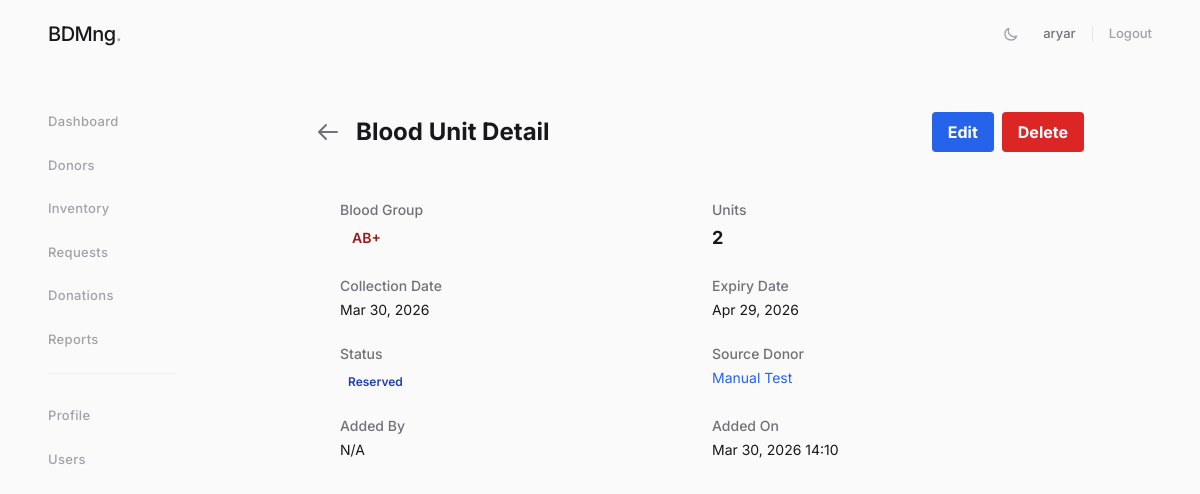
/inventory/1/ (signed in), run on the app's committed database.
### apps/inventory/models.py (models this page shows, shortened)
class BloodUnit(models.Model):
    STATUS_CHOICES = [('available', 'Available'), ('reserved', 'Reserved'),
                      ('used', 'Used'), ('expired', 'Expired'), ('discarded', 'Discarded')]
    BLOOD_GROUP_CHOICES = [
        ('A+', 'A+'), ('A-', 'A-'),
        ('B+', 'B+'), ('B-', 'B-'),
        ('AB+', 'AB+'), ('AB-', 'AB-'),
        ('O+', 'O+'), ('O-', 'O-'),
    ]
    blood_group      = models.CharField(max_length=3, choices=BLOOD_GROUP_CHOICES)
    units            = models.PositiveIntegerField()
    collection_date  = models.DateField()
    expiry_date      = models.DateField()
    source_donor     = models.ForeignKey('donors.Donor', null=True, blank=True,
                                          on_delete=models.SET_NULL, related_name='units')
    status           = models.CharField(max_length=10, choices=STATUS_CHOICES, default='available')
    added_by         = models.ForeignKey(settings.AUTH_USER_MODEL, on_delete=models.SET_NULL, null=True)
    created_at       = models.DateTimeField(auto_now_add=True)
    class Meta:
        ordering = ['expiry_date']
    @property
    def is_expired(self):
        return date.today() >= self.expiry_date
    @property
    def days_to_expiry(self):
        return (self.expiry_date - date.today()).days

### apps/donors/models.py (models this page shows, shortened)
class Donor(models.Model):
    BLOOD_GROUP_CHOICES = [
        ('A+', 'A+'), ('A-', 'A-'),
        ('B+', 'B+'), ('B-', 'B-'),
        ('AB+', 'AB+'), ('AB-', 'AB-'),
        ('O+', 'O+'), ('O-', 'O-'),
    ]
    GENDER_CHOICES = [('M', 'Male'), ('F', 'Female'), ('O', 'Other')]
    STATUS_CHOICES = [('active', 'Active'), ('inactive', 'Inactive'), ('deferred', 'Deferred')]
    full_name        = models.CharField(max_length=200)
    date_of_birth    = models.DateField()
    gender           = models.CharField(max_length=1, choices=GENDER_CHOICES)
    blood_group      = models.CharField(max_length=3, choices=BLOOD_GROUP_CHOICES)
    phone            = models.CharField(max_length=15, unique=True)
    email            = models.EmailField(blank=True)
    address          = models.TextField(blank=True)
    medical_history  = models.TextField(blank=True)
    status           = models.CharField(max_length=10, choices=STATUS_CHOICES, default='active')
    created_at       = models.DateTimeField(auto_now_add=True)
    last_donation    = models.DateField(null=True, blank=True)
    class Meta:
        ordering = ['-created_at']

### apps/inventory/views.py (the view)
# urls.py: path('<int:pk>/', InventoryDetailView.as_view(), name='detail'),
class InventoryDetailView(LoginRequiredMixin, PermissionRequiredMixin, DetailView):
    model = BloodUnit
    template_name = 'inventory/inventory_detail.html'
    context_object_name = 'unit'
    permission_required = 'inventory.view_bloodunit'

### templates/inventory/inventory_detail.html (shortened to what this page needs)
{% extends "base.html" %}
{% block content %}
<div class="max-w-3xl mx-auto">
 <div class="mb-6 flex items-center justify-between">
 <div class="flex items-center">
 <a href="{% url 'inventory:list' %}" class="mr-4 text-zinc-500 hover:text-zinc-700">
 <svg class="w-6 h-6" fill="none" stroke="currentColor" viewBox="0 0 24 24"><path stroke-linecap="round" stroke-linejoin="round" stroke-width="2" d="M10 19l-7-7m0 0l7-7m-7 7h18"></path></svg>
 </a>
 <h1 class="text-2xl font-bold">Blood Unit Detail</h1>
 </div>
 <div class="flex space-x-2">
 <a href="{% url 'inventory:update' unit.pk %}" class="bg-blue-600 hover:bg-blue-700 text-white font-bold py-2 px-4 rounded transition duration-200">Edit</a>
 <a href="{% url 'inventory:delete' unit.pk %}" class="bg-red-600 hover:bg-red-700 text-white font-bold py-2 px-4 rounded transition duration-200">Delete</a>
 </div>
 </div>
 <div class="rounded-lg p-6">
 <div class="grid grid-cols-1 sm:grid-cols-2 gap-6">
 <div>
 <dt class="text-sm font-medium text-zinc-500">Blood Group</dt>
 <dd class="mt-1">
 <span class="px-3 py-1 inline-flex text-sm font-semibold rounded-full text-red-800">{{ unit.blood_group }}</span>
 </dd>
 </div>
 <div>
 <dt class="text-sm font-medium text-zinc-500">Units</dt>
 <dd class="mt-1 text-lg font-bold text-zinc-900">{{ unit.units }}</dd>
 </div>
 <div>
 <dt class="text-sm font-medium text-zinc-500">Collection Date</dt>
 <dd class="mt-1 text-sm text-zinc-900">{{ unit.collection_date|date:"M d, Y" }}</dd>
 </div>
 <div>
 <dt class="text-sm font-medium text-zinc-500">Expiry Date</dt>
 <dd class="mt-1 text-sm text-zinc-900">
 {{ unit.expiry_date|date:"M d, Y" }}
 </dd>
 </div>
 <div>
 <dt class="text-sm font-medium text-zinc-500">Status</dt>
 <dd class="mt-1">
 <span class="px-2 inline-flex text-xs leading-5 font-semibold rounded-full
 {% if unit.status == 'available' %} text-green-800
 {% elif unit.status == 'reserved' %} text-blue-800
 {% else %} text-zinc-800{% endif %}">
 {{ unit.get_status_display }}
 </span>
 </dd>
 </div>
 <div>
 <dt class="text-sm font-medium text-zinc-500">Source Donor</dt>
 <dd class="mt-1 text-sm text-zinc-900">
 {% if unit.source_donor %}
 <a href="{% url 'donors:detail' unit.source_donor.pk %}" class="text-blue-600 hover:underline">{{ unit.source_donor.full_name }}</a>
 {% else %}
 N/A
 {% endif %}
 </dd>
 </div>
 <div>
 <dt class="text-sm font-medium text-zinc-500">Added By</dt>
 <dd class="mt-1 text-sm text-zinc-900">{{ unit.added_by.username|default:"N/A" }}</dd>
 </div>
 <div>
 <dt class="text-sm font-medium text-zinc-500">Added On</dt>
 <dd class="mt-1 text-sm text-zinc-900">{{ unit.created_at|date:"M d, Y H:i" }}</dd>
 </div>
 </div>
 </div>
</div>
{% endblock %}

### templates/base.html (shortened to what this page needs)
<!DOCTYPE html>
<html lang="en">
<head>
    <script src="https://cdn.tailwindcss.com"></script>
</head>
<body class="antialiased selection:bg-zinc-200 dark:selection:bg-zinc-800"
      x-data="{
          sidebarOpen: window.innerWidth >= 1024,
          darkMode: localStorage.getItem('theme') === 'dark',
          toggleTheme() {
              this.darkMode = !this.darkMode;
              localStorage.setItem('theme', this.darkMode ? 'dark' : 'light');
              document.documentElement.classList.toggle('dark', this.darkMode);
          }
      }"
      x-init="document.documentElement.classList.toggle('dark', darkMode)">
    <nav class="fixed top-0 z-50 w-full bg-[#FAFAFA]/90 dark:bg-[#09090B]/90 backdrop-blur-md transition-colors">
        <div class="px-6 py-5 lg:px-12 flex items-center justify-between">
            <div class="flex items-center">
                <a href="{% url 'dashboard:index' %}" class="flex ml-2 sm:ml-0">
                    <span class="text-xl font-medium tracking-tight text-zinc-900 dark:text-zinc-100">BDMng<span class="text-zinc-400">.</span></span>
                </a>
            </div>
            <div class="flex items-center gap-6">
                <button @click="toggleTheme()" class="text-zinc-400 hover:text-zinc-900 dark:hover:text-white transition-colors">
                    <svg x-show="!darkMode" class="w-4 h-4" fill="none" stroke="currentColor" viewBox="0 0 24 24"><path stroke-linecap="round" stroke-linejoin="round" stroke-width="2" d="M20.354 15.354A9 9 0 018.646 3.646 9.003 9.003 0 0012 21a9.003 9.003 0 008.354-5.646z"></path></svg>
                </button>
                {% if user.is_authenticated %}
                <div class="flex items-center gap-4">
                    <span class="text-[13px] text-zinc-500 dark:text-zinc-400 font-medium">{{ user.username }}</span>
                    <form action="{% url 'accounts:logout' %}" method="post" class="m-0 border-l border-zinc-200 dark:border-zinc-800 pl-4 h-4 flex items-center">
                        <button type="submit" class="text-[13px] font-medium text-zinc-400 hover:text-zinc-900 dark:hover:text-white transition-colors">Logout</button>
                    </form>
                </div>
                {% else %}
                <a href="{% url 'accounts:login' %}" class="text-[13px] font-medium text-zinc-500 hover:text-zinc-900 dark:text-zinc-400 dark:hover:text-white transition-colors">Sign In</a>
                {% endif %}
            </div>
        </div>
    </nav>
    <aside id="logo-sidebar" class="fixed top-0 left-0 z-40 w-56 h-screen pt-24 pb-8 transition-transform bg-transparent sm:translate-x-0" :class="{ '-translate-x-full': !sidebarOpen }" aria-label="Sidebar">
        <div class="h-full px-12 overflow-y-auto">
            <ul class="space-y-6 font-medium mt-4">
                <li>
                    <a href="{% url 'dashboard:index' %}" class="group flex items-center text-[13px] text-zinc-400 hover:text-zinc-900 dark:text-zinc-500 dark:hover:text-zinc-100 transition-colors">
                        <span class="tracking-wide">Dashboard</span>
                    </a>
                </li>
                <li>
                    <a href="{% url 'donors:list' %}" class="group flex items-center text-[13px] text-zinc-400 hover:text-zinc-900 dark:text-zinc-500 dark:hover:text-zinc-100 transition-colors">
                        <span class="tracking-wide">Donors</span>
                    </a>
                </li>
                <li>
                    <a href="{% url 'inventory:list' %}" class="group flex items-center text-[13px] text-zinc-400 hover:text-zinc-900 dark:text-zinc-500 dark:hover:text-zinc-100 transition-colors">
                        <span class="tracking-wide">Inventory</span>
                    </a>
                </li>
                <li>
                    <a href="{% url 'requests:list' %}" class="group flex items-center text-[13px] text-zinc-400 hover:text-zinc-900 dark:text-zinc-500 dark:hover:text-zinc-100 transition-colors">
                        <span class="tracking-wide">Requests</span>
                    </a>
                </li>
                <li>
                    <a href="{% url 'donations:list' %}" class="group flex items-center text-[13px] text-zinc-400 hover:text-zinc-900 dark:text-zinc-500 dark:hover:text-zinc-100 transition-colors">
                        <span class="tracking-wide">Donations</span>
                    </a>
                </li>
                <li>
                    <a href="{% url 'reports:dashboard' %}" class="group flex items-center text-[13px] text-zinc-400 hover:text-zinc-900 dark:text-zinc-500 dark:hover:text-zinc-100 transition-colors">
                        <span class="tracking-wide">Reports</span>
                    </a>
                </li>
                <li class="pt-8 mt-2 border-t border-zinc-200/50 dark:border-zinc-800/50">
                    <a href="{% url 'accounts:profile' %}" class="group flex items-center text-[13px] text-zinc-400 hover:text-zinc-900 dark:text-zinc-500 dark:hover:text-zinc-100 transition-colors">
                        <span class="tracking-wide">Profile</span>
                    </a>
                </li>
                {% if user.is_superuser %}
                <li>
                    <a href="{% url 'accounts:user_list' %}" class="group flex items-center text-[13px] text-zinc-400 hover:text-zinc-900 dark:text-zinc-500 dark:hover:text-zinc-100 transition-colors">
                        <span class="tracking-wide">Users</span>
                    </a>
                </li>
                {% endif %}
            </ul>
        </div>
    </aside>
    <div class="px-6 py-8 sm:ml-56 sm:pr-12 pt-28 transition-all" :class="{ 'sm:ml-0': !sidebarOpen }">
        <div class="max-w-7xl mx-auto">
            {% block content %}{% endblock %}
        </div>
    </div>
</body>
</html>

### templates/base.html (style rules this page uses)
body { font-family: 'Inter', sans-serif; background-color: #FAFAFA; color: #18181B; }
body, nav, aside, div, a, span, p, h1, h2, h3, h4, td, th, input, select, textarea, button { transition: background-color 0.4s ease, color 0.4s ease, border-color 0.4s ease, fill 0.4s ease; }

### data on the page
BloodUnit: blood_group "AB+", units "2", collection_date "Mar 30, 2026", expiry_date "Apr 29, 2026", status "Reserved", source_donor.full_name "Manual Test", added_by.username "N/A", created_at "Mar 30, 2026 14:10"

### other printed values
{{ user.username }} "aryar"
